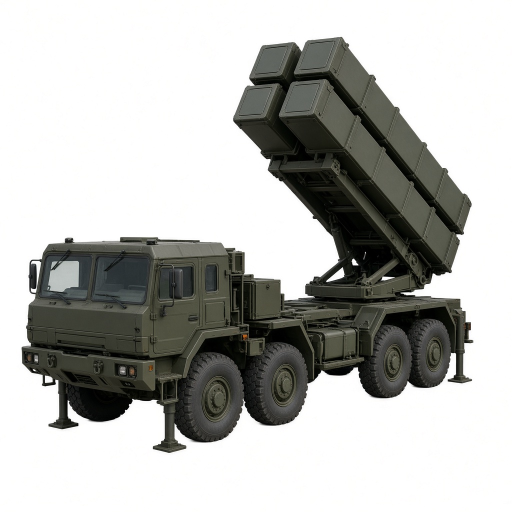
#> input picture docs/art/out/01a-siper.jpg, 1024 x 1024 px (shown at 1/2 size); its folder holds only this picture in this run
$ python cut.py
#> lines starting #> are read from the running program, lines starting #| are printed output that depends on the picture; after the words box and inside, x2 and y2 are one past the last pixel; in counts of white or black regions, pixels touching at a corner belong together
# يقص صور Grok (docs/art/out) ← صور اللعبة (prototypes/grandwar/img/u_<key>_v.webp و u_<key>_t.webp)
# الخلفية البيضاء ← شفافة (ملء من الحواف، فالأبيض داخل المركبة ما ينمسح)، وظل الأرض الرمادي ← ظل أسود نص شفاف.
# python3 tools/art/cut.py
import glob, os, re
from collections import deque
import numpy as np
from PIL import Image, ImageFilter

R = os.path.join(os.path.dirname(__file__), '..', '..'); SRC = os.path.join(R, 'docs/art/out'); DST = os.path.join(R, 'prototypes/grandwar/img')
# صور B اللي طلعت فعلاً من فوق (الطيارات والدبابات وبعض المنصات)؛ صور B للدفاع الجوي والسفن طلعت من الجنب فما تنستعمل
TOP_OK = set(range(21, 38)) | set(range(45, 55)) | {55, 56, 58}

def cut(path, shadow=True, lo=120):
#> called with shadow = True, lo = 120
    im = Image.open(path).convert('RGB'); a = np.asarray(im).astype(int); mn, mx = a.min(axis=2), a.max(axis=2)
#> in cut, im is the input picture: PIL image 1024x1024 RGB; mean R, G, B 182.8, 183.3, 180.4
    # lo: أفتح لون ينحسب خلفية/ظل (الطيارات والسفن الرمادية: 226 حتى ما ينمسح بدنها)
    grey = (mn > lo) & ((mx - mn) < 16); h, w = grey.shape; bg = np.zeros_like(grey)
#> after `grey = (mn > lo) & (mx - mn < 16)`:
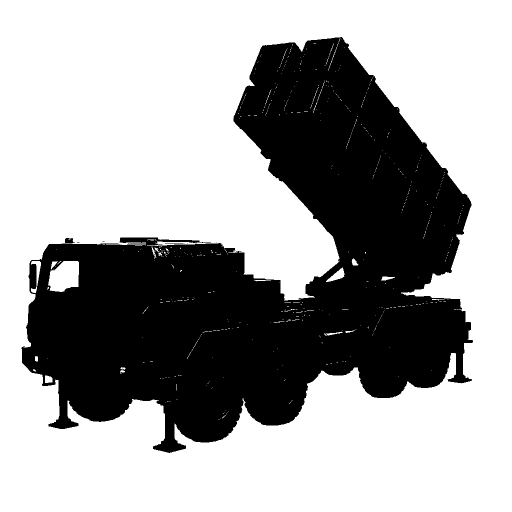
#> grey: shape (1024, 1024) bool (shown at 1/2 size); 64.2% white; 12 black regions (8 under 20 px), largest, box (x1, y1, x2, y2) and area: (43, 74, 946, 906) 375187, (126, 476, 150, 487) 170, (330, 486, 367, 488) 37, (201, 486, 237, 487) 36
#> after `h, w = grey.shape`: h = 1024; w = 1024
    q = deque([(y, x) for x in range(w) for y in (0, h - 1)] + [(y, x) for y in range(h) for x in (0, w - 1)])
    while q:
        y, x = q.popleft()
        if 0 <= y < h and 0 <= x < w and grey[y, x] and not bg[y, x]:
            bg[y, x] = 1; q.extend(((y + 1, x), (y - 1, x), (y, x + 1), (y, x - 1)))
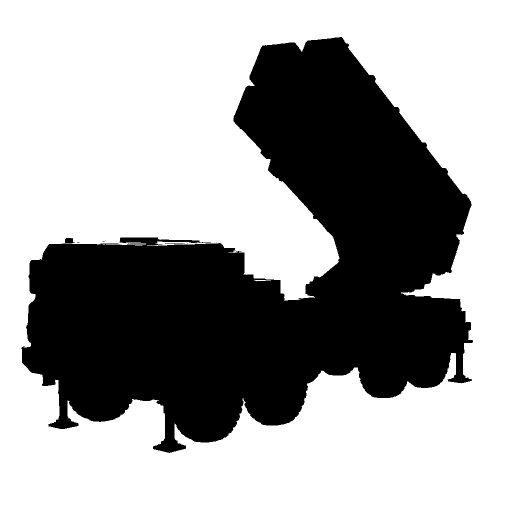
#> bg: shape (1024, 1024) bool (shown at 1/2 size); 63.6% white; 12 black regions (8 under 20 px), largest, box (x1, y1, x2, y2) and area: (43, 74, 946, 906) 381729, (126, 476, 150, 487) 179, (330, 486, 367, 488) 37, (201, 486, 237, 487) 36
    sh = np.clip((238 - mn) * 2.2, 0, 150) if shadow else np.zeros_like(mn)
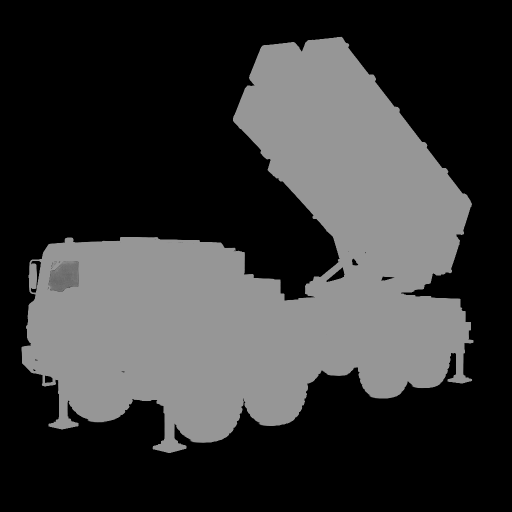
#> sh: shape (1024, 1024) float64 (shown at 1/2 size); min 0, max 150, mean 54.9
    alpha = np.where(bg, sh, 255).astype(np.uint8); rgb = a.copy(); rgb[bg] = [10, 12, 10]
#> after `alpha = np.where(bg, sh, 255).astype(np.uint8)`:
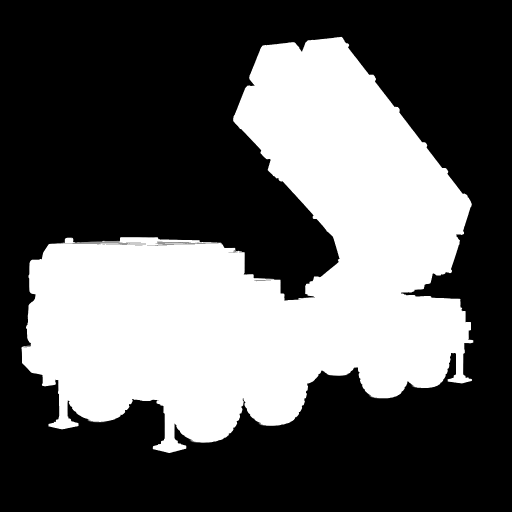
#> alpha: shape (1024, 1024) (shown at 1/2 size); min 0, max 255, mean 93.4
#> after `rgb[bg] = [10, 12, 10]`:
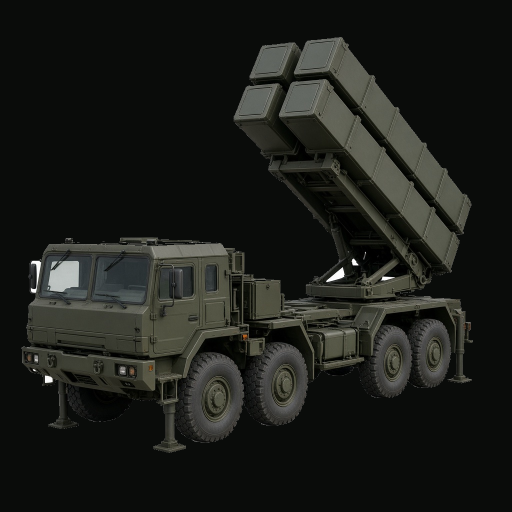
#> rgb: shape (1024, 1024, 3) int64 (shown at 1/2 size); mean R, G, B 27.6, 29.3, 25.3
    out = Image.fromarray(np.dstack([rgb, alpha]).astype(np.uint8), 'RGBA')
    hard = Image.fromarray(np.where(bg, 0, 255).astype(np.uint8)).filter(ImageFilter.MinFilter(3))
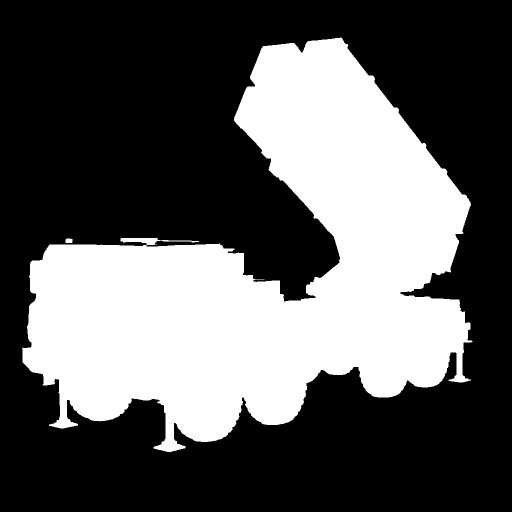
#> hard: PIL image 1024x1024 L (shown at 1/2 size); 35.8% white; 2 white regions, box (x1, y1, x2, y2) and area: (44, 75, 945, 905) 375399, (131, 477, 145, 486) 118
    al = np.where(np.asarray(hard) > 0, 255, alpha).astype(np.uint8); out.putalpha(Image.fromarray(al).filter(ImageFilter.GaussianBlur(.7)))
    return out.crop(Image.fromarray(al).point(lambda v: 255 if v > 20 else 0).getbbox())
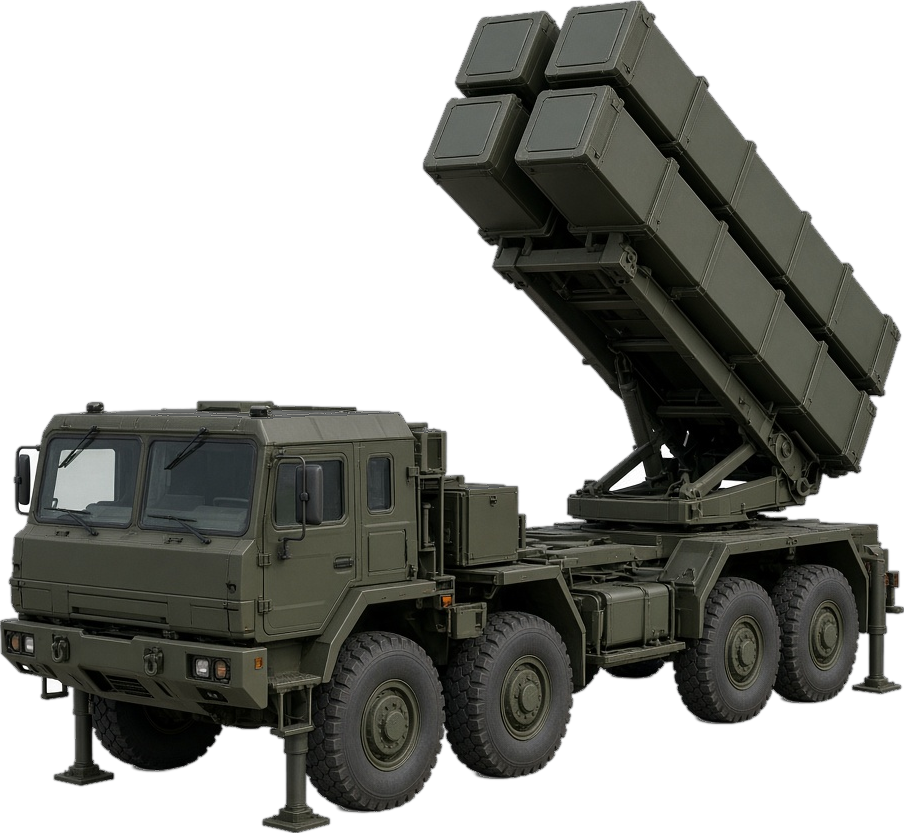
#> returned value: PIL image 904x833 RGBA; mean R, G, B, A 34.5, 36.2, 31.3, 130.1; transparent parts drawn white

n = 0; kb = 0
for f in sorted(glob.glob(os.path.join(SRC, '*.jpg'))):
    m = re.match(r'(\d\d)([ab])-(.+)\.jpg$', os.path.basename(f))
    if not m or '-v2' in f: continue   # 01a-siper-v2.jpg وغيرها: نسخ قديمة
    num, v, key = int(m[1]), m[2], m[3]
    if v == 'a':
        grey_obj = 21 <= num <= 44   # طيارات وسفن: رمادي فاتح وبلا ظل أرض
        o = cut(f, shadow=not grey_obj, lo=226 if grey_obj else 120); o.thumbnail((320, 320), Image.LANCZOS); p = os.path.join(DST, f'u_{key}_v.webp')
    else:
        if num not in TOP_OK: continue
        o = cut(f, shadow=False, lo=226 if 21 <= num <= 44 else 120); s = max(o.size); sq = Image.new('RGBA', (s, s)); sq.paste(o, ((s - o.width) // 2, (s - o.height) // 2)); o = sq.resize((192, 192), Image.LANCZOS)
        p = os.path.join(DST, f'u_{key}_t.webp')
    o.save(p, 'WEBP', quality=82, method=6); n += 1; kb += os.path.getsize(p)
print(n, 'صورة', kb // 1024, 'KB')
